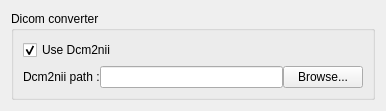
<?xml version="1.0" encoding="UTF-8"?>
<ui version="4.0">
 <class>QtDcmDcm2niiSettingsWidget</class>
 <widget class="QWidget" name="QtDcmDcm2niiSettingsWidget">
  <property name="geometry">
   <rect>
    <x>0</x>
    <y>0</y>
    <width>386</width>
    <height>111</height>
   </rect>
  </property>
  <property name="minimumSize">
   <size>
    <width>0</width>
    <height>111</height>
   </size>
  </property>
  <property name="maximumSize">
   <size>
    <width>16777215</width>
    <height>111</height>
   </size>
  </property>
  <property name="windowTitle">
   <string>Form</string>
  </property>
  <layout class="QGridLayout" name="gridLayout_2">
   <item row="0" column="0">
    <widget class="QGroupBox" name="groupBox">
     <property name="title">
      <string>Dicom converter</string>
     </property>
     <layout class="QGridLayout" name="gridLayout_3">
      <item row="0" column="0">
       <layout class="QHBoxLayout" name="horizontalLayout">
        <item>
         <widget class="QCheckBox" name="dcm2niiCheckBox">
          <property name="text">
           <string>Use Dcm2nii</string>
          </property>
          <property name="checked">
           <bool>true</bool>
          </property>
         </widget>
        </item>
        <item>
         <spacer name="horizontalSpacer">
          <property name="orientation">
           <enum>Qt::Horizontal</enum>
          </property>
          <property name="sizeHint" stdset="0">
           <size>
            <width>40</width>
            <height>20</height>
           </size>
          </property>
         </spacer>
        </item>
       </layout>
      </item>
      <item row="1" column="0" colspan="2">
       <widget class="QFrame" name="dcm2niiPathFrame">
        <property name="frameShape">
         <enum>QFrame::NoFrame</enum>
        </property>
        <property name="frameShadow">
         <enum>QFrame::Plain</enum>
        </property>
        <layout class="QGridLayout" name="gridLayout">
         <property name="margin">
          <number>0</number>
         </property>
         <property name="spacing">
          <number>0</number>
         </property>
         <item row="0" column="0">
          <layout class="QHBoxLayout" name="horizontalLayout_2">
           <item>
            <widget class="QLabel" name="label">
             <property name="text">
              <string>Dcm2nii path :</string>
             </property>
            </widget>
           </item>
           <item>
            <widget class="QLineEdit" name="dcm2niiLineEdit">
             <property name="readOnly">
              <bool>true</bool>
             </property>
            </widget>
           </item>
           <item>
            <widget class="QPushButton" name="browseDcm2niiButton">
             <property name="text">
              <string>Browse...</string>
             </property>
            </widget>
           </item>
          </layout>
         </item>
        </layout>
       </widget>
      </item>
     </layout>
    </widget>
   </item>
  </layout>
 </widget>
 <resources/>
 <connections/>
</ui>
